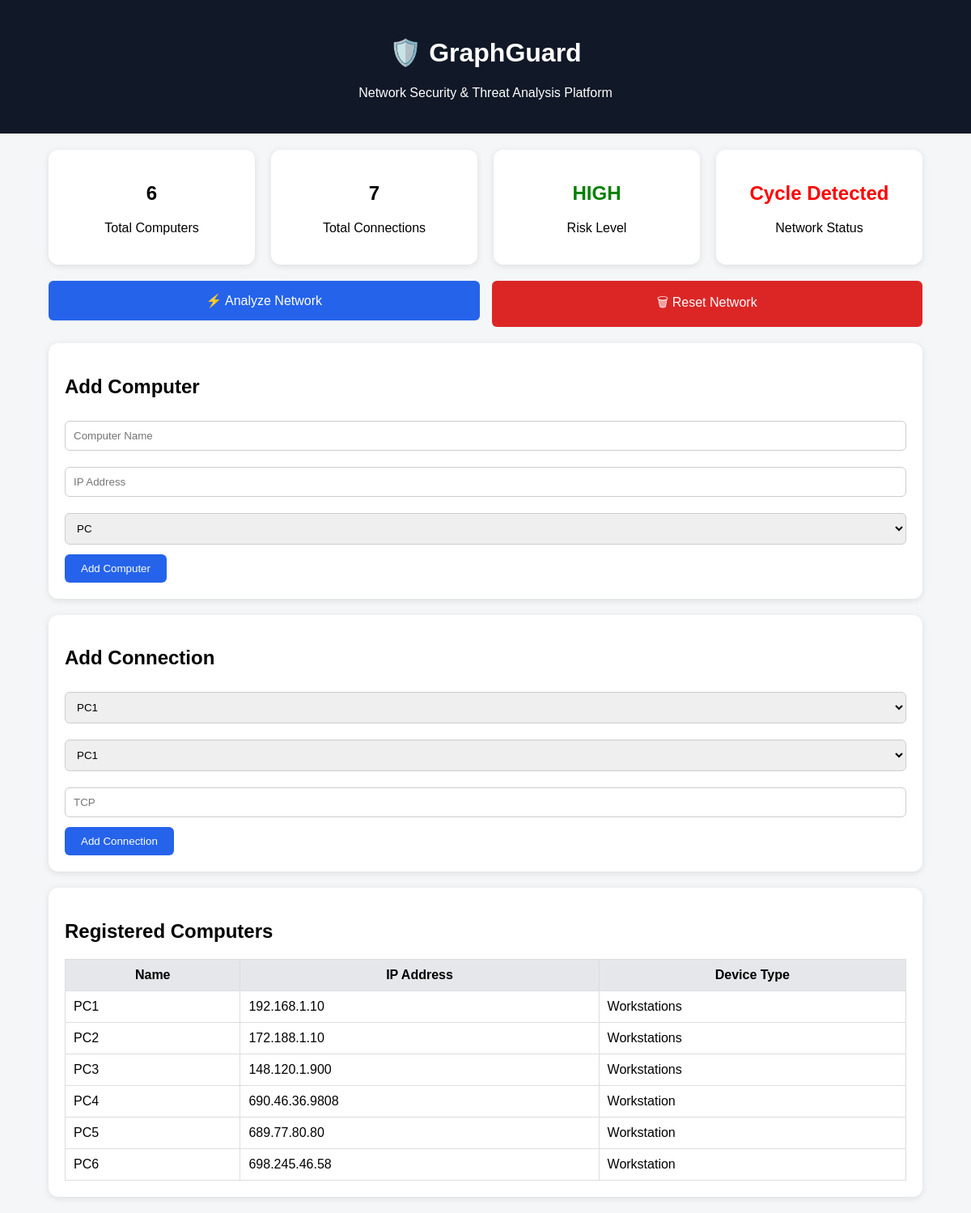
The app's page /, older data.
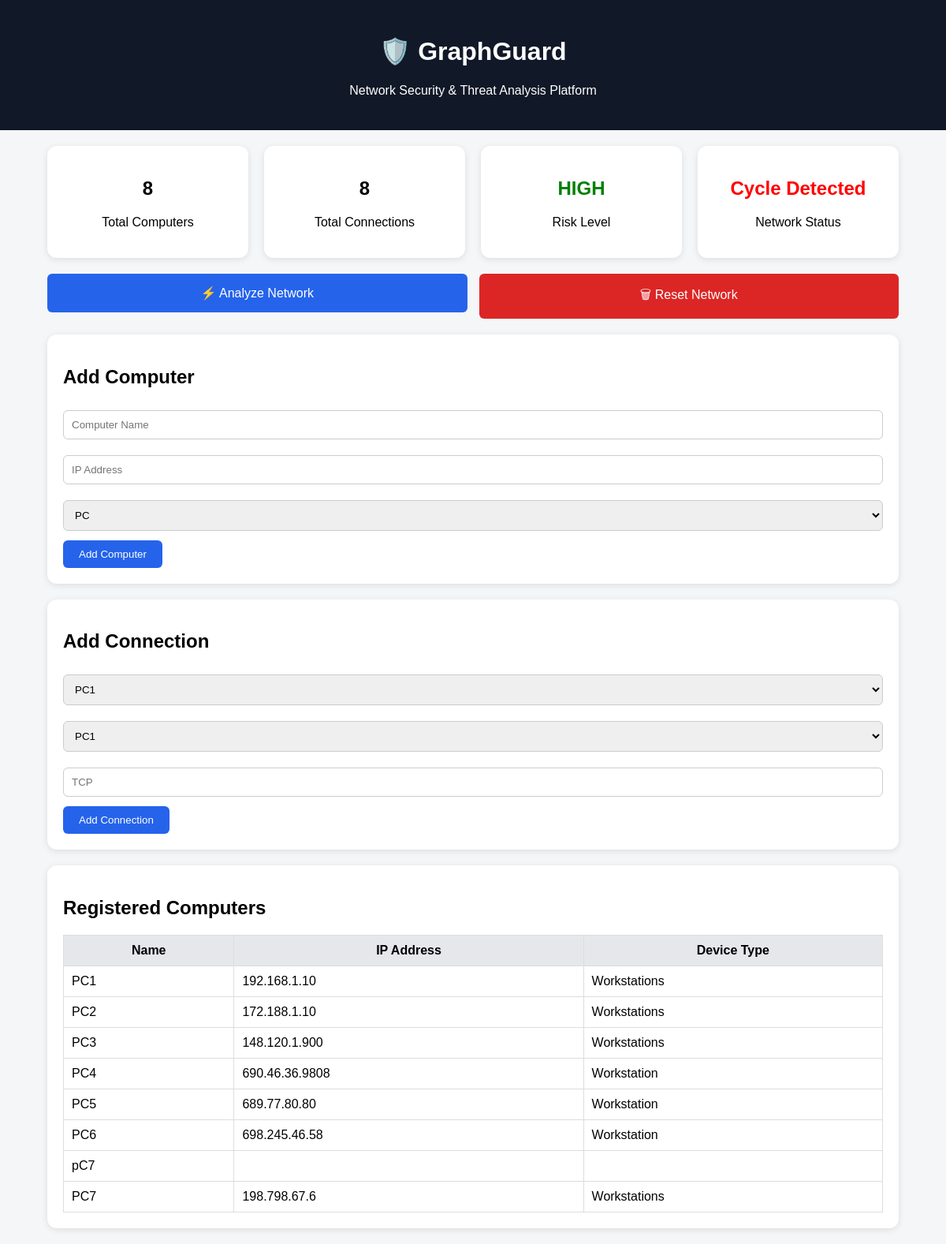
The same page, newer data.
### tables this page shows
CREATE TABLE computers (
    id INTEGER PRIMARY KEY AUTOINCREMENT,
    name TEXT UNIQUE NOT NULL,
    ip_address TEXT,
    device_type TEXT,
    status TEXT DEFAULT 'Healthy'
);

### app.py (the view)
@app.route("/")
def index():
    conn = get_db_connection()
    computers = conn.execute(
        "SELECT * FROM computers"
    ).fetchall()
    connections_db = conn.execute("""
        SELECT
            s.name AS source,
            d.name AS destination
        FROM connections c
        JOIN computers s
            ON c.source_id = s.id
        JOIN computers d
            ON c.destination_id = d.id
    """).fetchall()
    conn.close()
    graph = build_graph(connections_db)
    cycle_found = has_cycle(graph)
    components = count_components(graph)
    total_nodes = len(computers)
    score, risk_level = calculate_risk(
        cycle_found,
        components,
        total_nodes
    )
    if cycle_found:
        cycle_status = "Cycle Detected"
    else:
        cycle_status = "Safe"
    return render_template(
        "index.html",
        computers=computers,
        connections=connections_db,
        cycle_status=cycle_status,
        risk_level=risk_level
    )

### algorithms/connected_components.py (called while the page is built)
def count_components(graph):
    visited = set()
    components = 0
    def dfs(node):
        visited.add(node)
        for neighbour in graph.get(node, []):
            if neighbour not in visited:
                dfs(neighbour)
    for node in graph:
        if node not in visited:
            dfs(node)
            components += 1
    return components

### algorithms/cycle_detection.py (called while the page is built)
def has_cycle(graph):
    visited = set()
    recursion_stack = set()
    def dfs(node):
        visited.add(node)
        recursion_stack.add(node)
        for neighbour in graph.get(node, []):
            if neighbour not in visited:
                if dfs(neighbour):
                    return True
            elif neighbour in recursion_stack:
                return True
        recursion_stack.remove(node)
        return False
    for node in graph:
        if node not in visited:
            if dfs(node):
                return True
    return False

### algorithms/risk_analysis.py (called while the page is built)
def calculate_risk(
    cycle_found,
    components,
    total_nodes
):
    score = 0
    if cycle_found:
        score += 40
    if components == 1:
        score += 20
    if total_nodes >= 5:
        score += 20
    if total_nodes >= 10:
        score += 20
    if score >= 80:
        level = "HIGH"
    elif score >= 50:
        level = "MEDIUM"
    else:
        level = "LOW"
    return score, level

### app.py (called while the page is built)
def get_db_connection():
    conn = sqlite3.connect(DATABASE)
    conn.row_factory = sqlite3.Row
    return conn

### utils/graphBuilder.py (called while the page is built)
def build_graph(connections):
    graph = {}
    for connection in connections:
        source = connection["source"]
        destination = connection["destination"]
        if source not in graph:
            graph[source] = []
        graph[source].append(destination)
    return graph

### templates/index.html (shortened to what this page needs)
<!DOCTYPE html>
<html>
<head>
</head>
<body>
<div class="header">
    <h1>🛡️ GraphGuard</h1>
    <p>
        Network Security & Threat Analysis Platform
    </p>
</div>
<div class="container">
    <div class="stats">
        <div class="card">
            <h2>{{ computers|length }}</h2>
            <p>Total Computers</p>
        </div>
        <div class="card">
            <h2>{{ connections|length }}</h2>
            <p>Total Connections</p>
        </div>
        <div class="card">
            {% if risk_level == "High" %}
                <h2 class="red">{{ risk_level }}</h2>
            {% elif risk_level == "Medium" %}
                <h2 class="orange">{{ risk_level }}</h2>
            {% else %}
                <h2 class="green">{{ risk_level }}</h2>
            {% endif %}
            <p>Risk Level</p>
        </div>
        <div class="card">
            {% if cycle_status == "Cycle Detected" %}
                <h2 class="red">
                    {{ cycle_status }}
                </h2>
            {% else %}
                <h2 class="green">
                    {{ cycle_status }}
                </h2>
            {% endif %}
            <p>Network Status</p>
        </div>
    </div>
    <div class="actions">
        <a href="/analyze" class="action-btn">
            <button>
                ⚡ Analyze Network
            </button>
        </a>
        <a href="/reset" class="action-btn">
            <button class="danger">
                🗑 Reset Network
            </button>
        </a>
    </div>
    <div class="panel">
        <h2>Add Computer</h2>
        <form action="/add_computer" method="POST">
            <input
                type="text"
                name="name"
                placeholder="Computer Name"
                required
            >
            <input
                type="text"
                name="ip_address"
                placeholder="IP Address"
            >
            <select name="device_type">
                <option value="PC">PC</option>
            </select>
            <button type="submit">
                Add Computer
            </button>
        </form>
    </div>
    <div class="panel">
        <h2>Add Connection</h2>
        <form action="/add_connection" method="POST">
            <select name="source_id">
                {% for computer in computers %}
                <option value="{{ computer['id'] }}">
                    {{ computer['name'] }}
                </option>
                {% endfor %}
            </select>
            <select name="destination_id">
                {% for computer in computers %}
                <option value="{{ computer['id'] }}">
                    {{ computer['name'] }}
                </option>
                {% endfor %}
            </select>
            <input
                type="text"
                name="connection_type"
                placeholder="TCP"
            >
            <button type="submit">
                Add Connection
            </button>
        </form>
    </div>
    <div class="panel">
        <h2>Registered Computers</h2>
        <table>
            <tr>
                <th>Name</th>
                <th>IP Address</th>
                <th>Device Type</th>
            </tr>
            {% for computer in computers %}
            <tr>
                <td>{{ computer["name"] }}</td>
                <td>{{ computer["ip_address"] }}</td>
                <td>{{ computer["device_type"] }}</td>
            </tr>
            {% endfor %}
        </table>
    </div>
</div>
</body>
</html>

### templates/index.html (style rules this page uses)
body { margin:0; padding:0; font-family:Arial,sans-serif; background:#f4f6f8; }
.header { background:#111827; color:white; text-align:center; padding:25px; }
.container { width:90%; margin:auto; margin-top:20px; }
.stats { display:flex; gap:20px; margin-bottom:20px; }
.card { flex:1; background:white; border-radius:12px; padding:20px; text-align:center; box-shadow:0 2px 8px rgba(0,0,0,0.1); }
.panel { background:white; padding:20px; margin-bottom:20px; border-radius:12px; box-shadow:0 2px 8px rgba(0,0,0,0.1); }
input, select { width:100%; padding:10px; margin-top:8px; margin-bottom:12px; border:1px solid #ccc; border-radius:6px; box-sizing:border-box; }
button { background:#2563eb; color:white; border:none; padding:10px 20px; border-radius:6px; cursor:pointer; }
.danger { background:#dc2626; }
.actions { display:flex; gap:15px; margin-bottom:20px; }
.action-btn { flex:1; text-decoration:none; }
.action-btn button { width:100%; padding:15px; font-size:16px; }
table { width:100%; border-collapse:collapse; }
th, td { border:1px solid #ddd; padding:10px; }
th { background:#e5e7eb; }
.green { color:green; }
.red { color:red; }

Row changes from the older to the newer data that the page shows:
added computers: name "pC7"
added computers: name "PC7", ip_address "198.798.67.6", device_type "Workstations"
Text that changed along with them:
{{ computers|length }}: "6" → "8"
{{ connections|length }}: "7" → "8"
